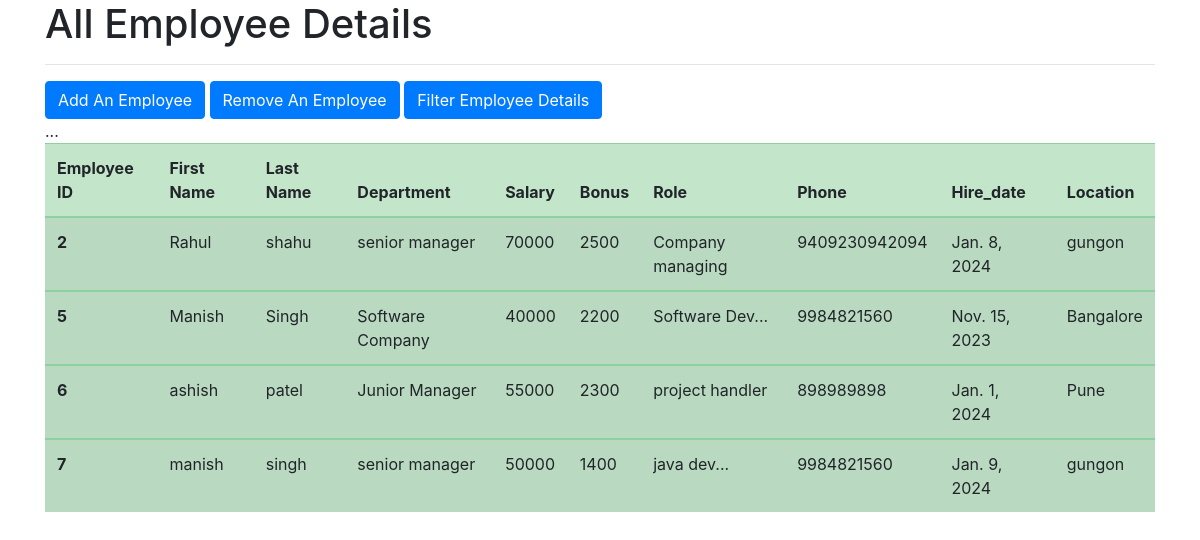
The app's page /all_emp with its own data.
### emp_app/models.py (models this page shows, shortened)
class Employee(models.Model):
    employee_id = models.AutoField(primary_key=True)
    first_name = models.CharField(max_length=70)
    last_name = models.CharField(max_length=70,null=False)
    department = models.ForeignKey(Department,on_delete=models.CASCADE)
    salary = models.IntegerField()
    bonus = models.IntegerField()
    role = models.ForeignKey(Role,on_delete=models.CASCADE)
    phone_number = models.IntegerField()
    hire_date = models.DateField()
    def __str__(self):
        return self.first_name

class Department(models.Model):
    name = models.CharField(max_length=100,null=False)
    location = models.CharField(max_length=100)

class Role(models.Model):
    name = models.CharField(max_length=100,null=False)

### emp_app/views.py (the view)
# urls.py: path('all_emp',views.all_emp,name='all_emp'),
def all_emp(request):
    employees = Employee.objects.all()
    context = {'employees': employees}
    print(context)
    return render(request, 'all_emp.html',context)

### emp_app/templates/all_emp.html (shortened to what this page needs)
<!doctype html>
<html lang="en">
  <head>
    <link rel="stylesheet" href="https://cdn.jsdelivr.net/npm/bootstrap@4.4.1/dist/css/bootstrap.min.css">
  </head>
  <body>
  <div class="container">
  <h1>All Employee Details</h1>
      <hr>
      <a class="btn btn-primary" href="/add_emp" role="button">Add An Employee</a>
      <a class="btn btn-primary" href="/remove_emp" role="button">Remove An Employee</a>
      <a class="btn btn-primary" href="/filter_emp" role="button">Filter Employee Details</a>
  </div>
  <div class="container">
      <table class="table table-success table-striped">
  ... <thead>
    <tr>
      <th scope="col">Employee ID</th>
      <th scope="col">First Name</th>
      <th scope="col">Last Name</th>
      <th scope="col">Department</th>
      <th scope="col">Salary</th>
      <th scope="col">Bonus</th>
      <th scope="col">Role</th>
      <th scope="col">Phone</th>
      <th scope="col">Hire_date</th>
      <th scope="col">Location</th>
    </tr>
  </thead>
        {% for emp in employees %}
  <tbody>
    <tr>
      <th scope="row">{{emp.employee_id}}</th>
      <td>{{emp.first_name}}</td>
      <td>{{emp.last_name}}</td>
      <td>{{emp.department.name}}</td>
      <td>{{emp.salary}}</td>
      <td>{{emp.bonus}}</td>
      <td>{{emp.role.name}}</td>
      <td>{{emp.phone_number}}</td>
      <td>{{emp.hire_date}}</td>
      <td>{{emp.department.location}}</td>
    </tr>
  </tbody>
        {% endfor %}
</table>
  </div>
  </body>
</html>

### records on screen
Employee: employee_id "2", first_name "Rahul", last_name "shahu", department.name "senior manager", salary "70000", bonus "2500", role.name "Company managing", phone_number "9409230942094", hire_date "Jan. 8, 2024", department.location "gungon"
Employee: employee_id "5", first_name "Manish", last_name "Singh", department.name "Software Company", salary "40000", bonus "2200", role.name "Software Dev...", phone_number "9984821560", hire_date "Nov. 15, 2023", department.location "Bangalore"
Employee: employee_id "6", first_name "ashish", last_name "patel", department.name "Junior Manager", salary "55000", bonus "2300", role.name "project handler", phone_number "898989898", hire_date "Jan. 1, 2024", department.location "Pune"
Employee: employee_id "7", first_name "manish", last_name "singh", department.name "senior manager", salary "50000", bonus "1400", role.name "java dev...", phone_number "9984821560", hire_date "Jan. 9, 2024", department.location "gungon"
